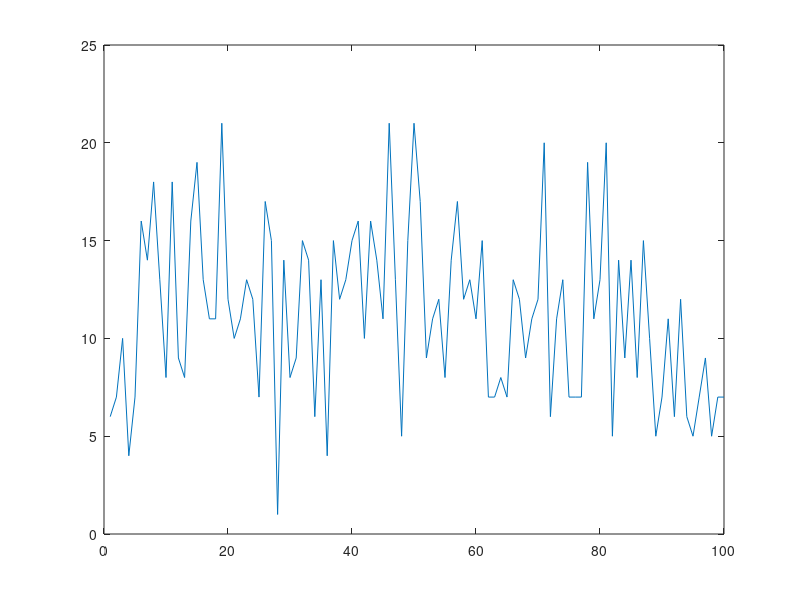

This figure's MATLAB source:
% NPRE 555 Computer Project-1 "Monte Carlo Code of Neutron Transport"
function keff=ke
% clc
% clear all

npart=1000;             % number of particles

for j=1:npart

x(j)=100*rand();        % the particle is born in a random position in x and y
y(j)=rand();

lost=0;                 % parameter specifiy whether the particle is lost from the slab or not? 
history(j)=0;           % counter for the number of histories before the particle is absorbed or leaked out

    while lost == 0
                                         % for the left half of the slab
    if x(j)<=50                          
        seg_a=0.12;                      % cross-setion for absrption
        seg_s=0.05;                      % corss-section for scattering
        nwseg_f=0.15;                    % nuw* cross-section of fission
        kinf = nwseg_f/seg_a;            % K_infinity of neutrons produced per fission
        seg_t = seg_a + seg_s;
                                         % for the right half of the slab
    else
        seg_a=0.10;                      % cross-setion for absrption
        seg_s=0.05;                      % corss-section for scattering
        nwseg_f=0.12;                    % nuw* cross-section of fission
        kinf = nwseg_f/seg_a;            % K_infinity of neutrons produced per fission
        seg_t = seg_a + seg_s;
    end 
    
        r= -(1/seg_t)*log(1-rand());     % sampling the traveled distance by (r)
        theta=2*pi*rand();               % generating a random number for theta between [0,2pi]

        dx=r*cos(theta);
        dy=r*sin(theta);
                                        % updating the traveled distance for the particle (j)
        x(j)=x(j)+dx;
        y(j)=y(j)+dy;

        history(j)=history(j)+1;
        
        if x(j)>0 && x(j)<100 && rand()< seg_a/seg_t   % No leakage and absorbtion occured
            xn=1+fix(x(j));                            % defining a discretization for x (delta(x)= 1 Cm) 
            epsi(j,xn)=0;
            k(j)=fix(kinf+rand());
            epsi(j,xn)=k(j);                           % calculating the flux due to each fission in this space mesh
            lost=1;
        elseif  x(j)<=0 || x(j)>=100                   % if the neutron is leaked from the system 
                lost=1;
        end
        
% for small number of particles we can plot their position, but for large
% number it will take a very long time
%         plot(x,y,'r.')
%         hold on
%         xlim([0 100])
    
    end

end

alpha=0;            % alpha is the integrated flux over the volume of the slab
% calculating the flux at each space mesh; phi(xn) & the integrated flux alpha
for xn=1:100
    phi(xn)=0;
for j=1:npart
    phi(xn)=phi(xn)+epsi(j,xn);
end
    alpha=alpha+phi(xn);
end

% plotting the flux with x
figure(2)
z=linspace(1,100);
plot(z,phi(z));

keff=alpha/npart        % calculating the multiplication factor (k_effective)